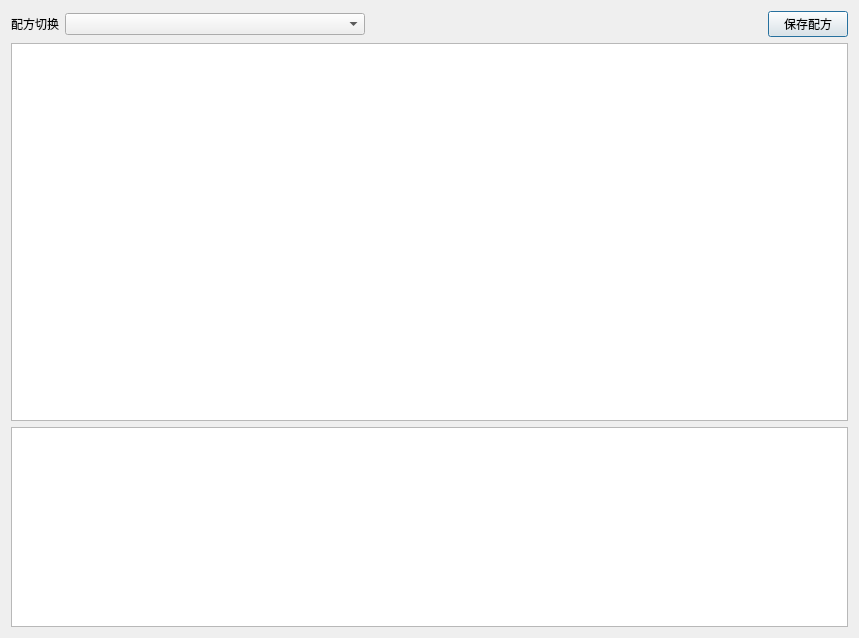
<?xml version="1.0" encoding="UTF-8"?>
<ui version="4.0">
 <class>CRecipeManagerClass</class>
 <widget class="QDialog" name="CRecipeManagerClass">
  <property name="geometry">
   <rect>
    <x>0</x>
    <y>0</y>
    <width>859</width>
    <height>638</height>
   </rect>
  </property>
  <property name="windowTitle">
   <string>配方管理</string>
  </property>
  <property name="windowIcon">
   <iconset>
    <normaloff>:/CRecipeManager/Resources/recipe.png</normaloff>:/CRecipeManager/Resources/recipe.png</iconset>
  </property>
  <property name="styleSheet">
   <string notr="true">font: 12pt &quot;微软雅黑&quot;;</string>
  </property>
  <layout class="QGridLayout" name="gridLayout">
   <item row="0" column="0">
    <widget class="QLabel" name="label">
     <property name="text">
      <string>配方切换</string>
     </property>
    </widget>
   </item>
   <item row="0" column="1">
    <widget class="QComboBox" name="comboBox">
     <property name="minimumSize">
      <size>
       <width>300</width>
       <height>0</height>
      </size>
     </property>
    </widget>
   </item>
   <item row="0" column="2">
    <spacer name="horizontalSpacer">
     <property name="orientation">
      <enum>Qt::Horizontal</enum>
     </property>
     <property name="sizeHint" stdset="0">
      <size>
       <width>378</width>
       <height>20</height>
      </size>
     </property>
    </spacer>
   </item>
   <item row="0" column="3">
    <widget class="QPushButton" name="pushButton">
     <property name="text">
      <string>保存配方</string>
     </property>
    </widget>
   </item>
   <item row="1" column="0" colspan="4">
    <widget class="QTableWidget" name="tableWidget"/>
   </item>
   <item row="2" column="0" colspan="4">
    <widget class="QTableWidget" name="tableWidget_Camear">
     <property name="maximumSize">
      <size>
       <width>16777215</width>
       <height>200</height>
      </size>
     </property>
    </widget>
   </item>
  </layout>
 </widget>
 <layoutdefault spacing="6" margin="11"/>
 <resources>
  <include location="CRecipeManager.qrc"/>
 </resources>
 <connections>
  <connection>
   <sender>comboBox</sender>
   <signal>activated(QString)</signal>
   <receiver>CRecipeManagerClass</receiver>
   <slot>SwitchRecipe(QString)</slot>
   <hints>
    <hint type="sourcelabel">
     <x>115</x>
     <y>20</y>
    </hint>
    <hint type="destinationlabel">
     <x>4</x>
     <y>53</y>
    </hint>
   </hints>
  </connection>
  <connection>
   <sender>pushButton</sender>
   <signal>clicked()</signal>
   <receiver>CRecipeManagerClass</receiver>
   <slot>SaveRecipe()</slot>
   <hints>
    <hint type="sourcelabel">
     <x>832</x>
     <y>27</y>
    </hint>
    <hint type="destinationlabel">
     <x>854</x>
     <y>64</y>
    </hint>
   </hints>
  </connection>
 </connections>
 <slots>
  <slot>SwitchRecipe(QString)</slot>
  <slot>SaveRecipe()</slot>
 </slots>
</ui>
